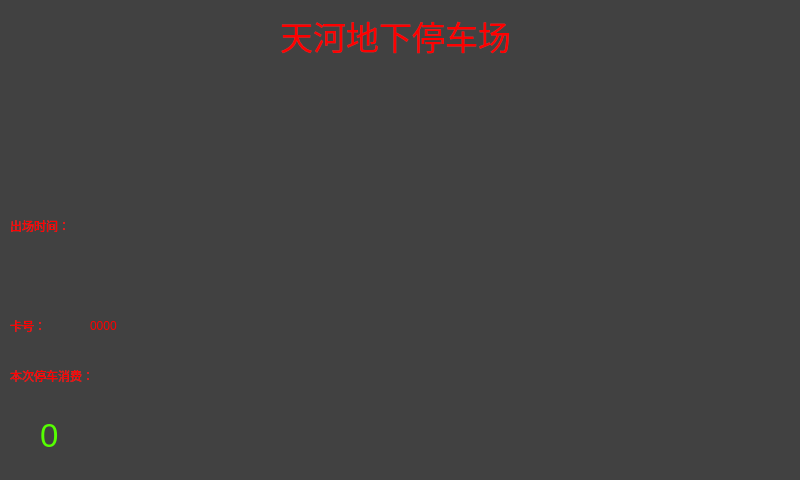
<?xml version="1.0" encoding="UTF-8"?>
<ui version="4.0">
 <class>MainWindow</class>
 <widget class="QMainWindow" name="MainWindow">
  <property name="geometry">
   <rect>
    <x>0</x>
    <y>0</y>
    <width>800</width>
    <height>480</height>
   </rect>
  </property>
  <property name="windowTitle">
   <string>MainWindow</string>
  </property>
  <property name="styleSheet">
   <string notr="true">background-color: rgb(65, 65, 65);</string>
  </property>
  <widget class="QWidget" name="centralwidget">
   <widget class="QLabel" name="label">
    <property name="geometry">
     <rect>
      <x>10</x>
      <y>90</y>
      <width>431</width>
      <height>31</height>
     </rect>
    </property>
    <property name="font">
     <font>
      <pointsize>15</pointsize>
     </font>
    </property>
    <property name="styleSheet">
     <string notr="true">color: rgb(255, 0, 0);</string>
    </property>
    <property name="text">
     <string/>
    </property>
   </widget>
   <widget class="QLabel" name="label_2">
    <property name="geometry">
     <rect>
      <x>10</x>
      <y>260</y>
      <width>231</width>
      <height>31</height>
     </rect>
    </property>
    <property name="styleSheet">
     <string notr="true">color: rgb(255, 0, 0);</string>
    </property>
    <property name="text">
     <string/>
    </property>
   </widget>
   <widget class="QLabel" name="label_5">
    <property name="geometry">
     <rect>
      <x>90</x>
      <y>310</y>
      <width>161</width>
      <height>31</height>
     </rect>
    </property>
    <property name="styleSheet">
     <string notr="true">color: rgb(255, 0, 0);</string>
    </property>
    <property name="text">
     <string>0000</string>
    </property>
   </widget>
   <widget class="QLabel" name="label_4">
    <property name="geometry">
     <rect>
      <x>10</x>
      <y>360</y>
      <width>141</width>
      <height>31</height>
     </rect>
    </property>
    <property name="styleSheet">
     <string notr="true">color: rgb(255, 0, 0);</string>
    </property>
    <property name="text">
     <string>本次停车消费：</string>
    </property>
   </widget>
   <widget class="QLabel" name="label_7">
    <property name="geometry">
     <rect>
      <x>40</x>
      <y>410</y>
      <width>201</width>
      <height>51</height>
     </rect>
    </property>
    <property name="font">
     <font>
      <pointsize>25</pointsize>
     </font>
    </property>
    <property name="styleSheet">
     <string notr="true">color: rgb(85, 255, 0);</string>
    </property>
    <property name="text">
     <string>0</string>
    </property>
   </widget>
   <widget class="QLabel" name="label_8">
    <property name="geometry">
     <rect>
      <x>280</x>
      <y>0</y>
      <width>361</width>
      <height>71</height>
     </rect>
    </property>
    <property name="font">
     <font>
      <pointsize>25</pointsize>
     </font>
    </property>
    <property name="styleSheet">
     <string notr="true">color: rgb(255, 0, 0);</string>
    </property>
    <property name="text">
     <string>天河地下停车场</string>
    </property>
   </widget>
   <widget class="QLabel" name="label_9">
    <property name="geometry">
     <rect>
      <x>10</x>
      <y>210</y>
      <width>231</width>
      <height>31</height>
     </rect>
    </property>
    <property name="styleSheet">
     <string notr="true">color: rgb(255, 0, 0);</string>
    </property>
    <property name="text">
     <string>出场时间：</string>
    </property>
   </widget>
   <widget class="QLabel" name="label_6">
    <property name="geometry">
     <rect>
      <x>10</x>
      <y>310</y>
      <width>61</width>
      <height>31</height>
     </rect>
    </property>
    <property name="styleSheet">
     <string notr="true">color: rgb(255, 0, 0);</string>
    </property>
    <property name="text">
     <string>卡号：</string>
    </property>
   </widget>
   <widget class="QLabel" name="label_10">
    <property name="geometry">
     <rect>
      <x>320</x>
      <y>200</y>
      <width>480</width>
      <height>300</height>
     </rect>
    </property>
    <property name="text">
     <string/>
    </property>
   </widget>
   <widget class="QLabel" name="label_3">
    <property name="geometry">
     <rect>
      <x>650</x>
      <y>-20</y>
      <width>140</width>
      <height>220</height>
     </rect>
    </property>
    <property name="styleSheet">
     <string notr="true">border-image: url(:/pp.jpg);</string>
    </property>
    <property name="text">
     <string/>
    </property>
   </widget>
   <widget class="QLabel" name="label_11">
    <property name="geometry">
     <rect>
      <x>10</x>
      <y>150</y>
      <width>431</width>
      <height>31</height>
     </rect>
    </property>
    <property name="font">
     <font>
      <pointsize>15</pointsize>
     </font>
    </property>
    <property name="styleSheet">
     <string notr="true">color: rgb(255, 0, 0);</string>
    </property>
    <property name="text">
     <string/>
    </property>
   </widget>
  </widget>
 </widget>
 <resources/>
 <connections/>
</ui>
